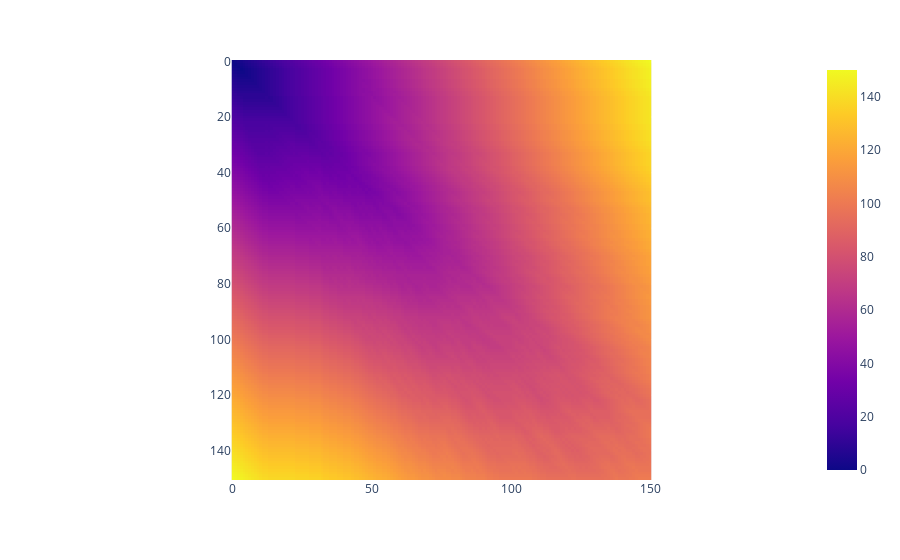

Notebook code cell kept with this figure:
### Code cell
fig = px.imshow(matrix_dij, range_color=[0, np.max(matrix_dij)])
fig.show()

### Figure 1 — Plotly figure (JSON) as saved in the notebook; plotly's stock layout.template omitted (floating-point values rounded to 4 significant figures; data arrays with more than 128 entries replaced by an {"elided": "..."} marker saying what was removed)
{"data": [{"coloraxis": "coloraxis", "hovertemplate": "x: %{x}<br>y: %{y}<br>color: %{z}<extra></extra>", "name": "0", "type": "heatmap", "xaxis": "x", "yaxis": "y", "z": {"elided": "151x151 int values"}}], "layout": {"coloraxis": {"cmax": 150, "cmin": 0, "colorscale": [[0, "#0d0887"], [0.1111, "#46039f"], [0.2222, "#7201a8"], [0.3333, "#9c179e"], [0.4444, "#bd3786"], [0.5556, "#d8576b"], [0.6667, "#ed7953"], [0.7778, "#fb9f3a"], [0.8889, "#fdca26"], [1, "#f0f921"]]}, "margin": {"t": 60}, "xaxis": {"anchor": "y", "constrain": "domain", "domain": [0, 1], "scaleanchor": "y"}, "yaxis": {"anchor": "x", "autorange": "reversed", "constrain": "domain", "domain": [0, 1]}}}
